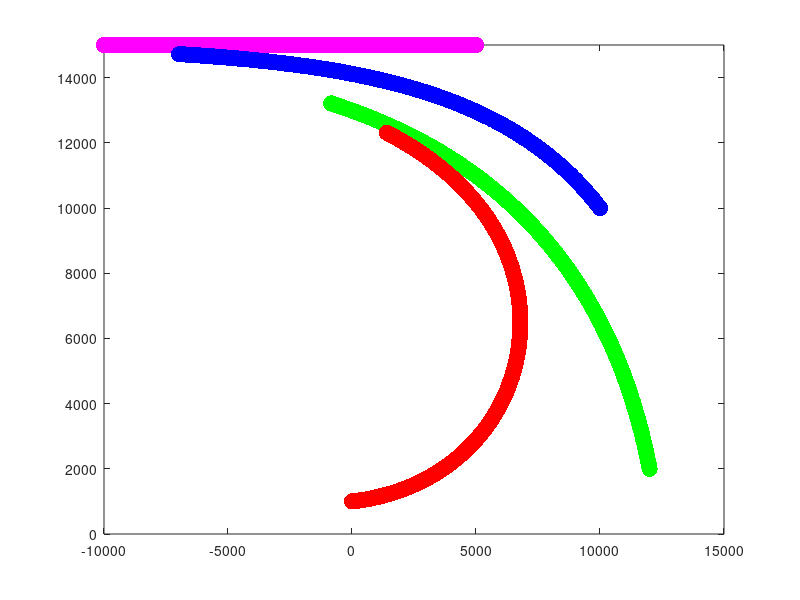

The MATLAB source for this figure:
a_x = 0; a_y = 1000;
b_x = 12000; b_y = 2000;
c_x = 10000; c_y = 10000;
d_x = 5000;d_y = 15000;

plot(a_x,a_y,'r','MarkerSize',35);
hold on;

plot(b_x,b_y,'g','MarkerSize',35);
hold on;

plot(c_x,c_y,'b','MarkerSize',35);
hold on;

plot(d_x,d_y,'m','MarkerSize',35);
hold on;

vel_a = vel_b = vel_c = vel_d = 60;
attack_dis=1000;
simu_time=300;

for i = 1:simu_time
  d_x = d_x - vel_d;
  plot(d_x,d_y,'m','MarkerSize',35);
  hold on;
  
  dist_betn_c_and_d = sqrt((c_x-d_x)^2 + (c_y-d_y)^2)
  if dist_betn_c_and_d <= attack_dis
        disp('C wins');
  else
        c_x = c_x + vel_c * ((d_x - c_x)/dist_betn_c_and_d);
        c_y = c_y + vel_c * ((d_y - c_y)/dist_betn_c_and_d);
        plot(c_x,c_y,'b','MarkerSize', 35);
        hold on;      
  end
  dist_betn_b_and_c = sqrt((c_x-b_x)^2 + (c_y-b_y)^2)
  
  if dist_betn_b_and_c <= attack_dis
    disp('B wins');
  else
    b_x = b_x + vel_b * ((c_x - b_x)/dist_betn_b_and_c);
    b_y = b_y + vel_b * ((c_y - b_y)/dist_betn_b_and_c);
    plot(b_x,b_y,'g','MarkerSize', 35);
    hold on;
  end
  dist_betn_a_and_b = sqrt((a_x-b_x)^2 + (a_y-b_y)^2)
  
  if dist_betn_a_and_b <= attack_dis
     disp('A wins');
  else
     a_x = a_x + vel_a * ((b_x - a_x)/dist_betn_a_and_b);
     a_y = a_y + vel_a * ((b_y - a_y)/dist_betn_a_and_b);
     plot(a_x,a_y,'r','MarkerSize', 35);
     hold on;
  end
  i
end
axis([-10000 15000 0 15000]);